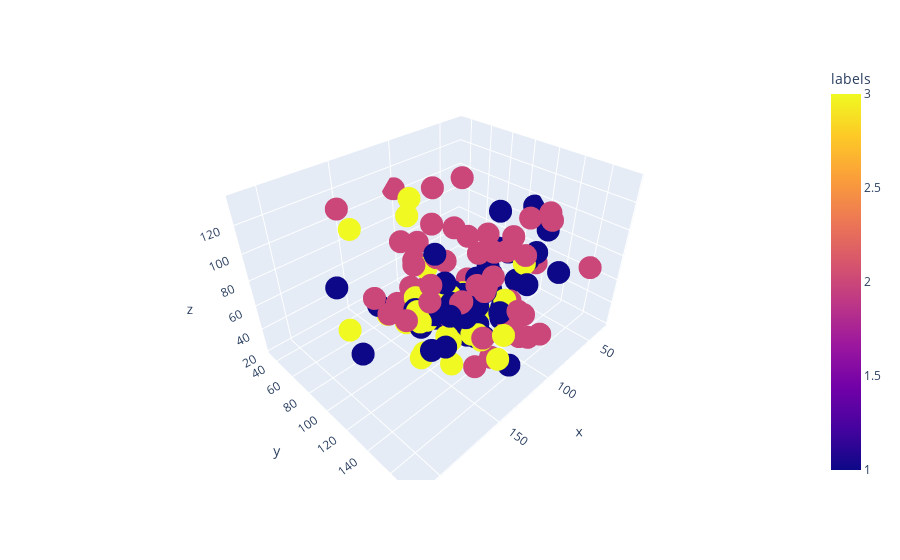

The cell this chart's notebook holds for it:
### Code cell
import plotly.express as px

df = pd.DataFrame(
    {
        "x": centers_reshaped[:, 0],
        "y": centers_reshaped[:, 1],
        "z": centers_reshaped[:, 2],
        "labels": labels_reshaped[:, 0],
    }
)
fig = px.scatter_3d(df, x="x", y="y", z="z", color="labels")
fig.show()
# fig.write_html("locations_distribuition.html")
# plot_3d_density(centers, labels)

### Figure 1 — Plotly figure (JSON) as saved in the notebook; plotly's stock layout.template omitted (floating-point values rounded to 4 significant figures; data arrays with more than 128 entries replaced by an {"elided": "..."} marker saying what was removed)
{"data": [{"hovertemplate": "x=%{x}<br>y=%{y}<br>z=%{z}<br>labels=%{marker.color}<extra></extra>", "legendgroup": "", "marker": {"color": {"elided": "144 int values"}, "coloraxis": "coloraxis", "symbol": "circle"}, "mode": "markers", "name": "", "scene": "scene", "showlegend": false, "x": {"elided": "144 float values"}, "y": {"elided": "144 float values"}, "z": {"elided": "144 float values"}, "type": "scatter3d"}], "layout": {"scene": {"domain": {"x": [0.0, 1.0], "y": [0.0, 1.0]}, "xaxis": {"title": {"text": "x"}}, "yaxis": {"title": {"text": "y"}}, "zaxis": {"title": {"text": "z"}}}, "coloraxis": {"colorbar": {"title": {"text": "labels"}}, "colorscale": [[0.0, "#0d0887"], [0.1111, "#46039f"], [0.2222, "#7201a8"], [0.3333, "#9c179e"], [0.4444, "#bd3786"], [0.5556, "#d8576b"], [0.6667, "#ed7953"], [0.7778, "#fb9f3a"], [0.8889, "#fdca26"], [1.0, "#f0f921"]]}, "legend": {"tracegroupgap": 0}, "margin": {"t": 60}}}
